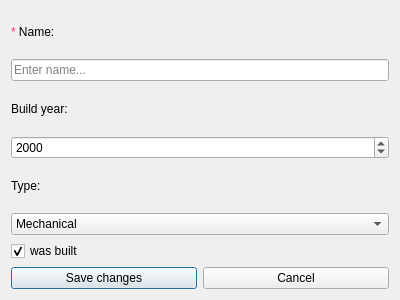
<?xml version="1.0" encoding="UTF-8"?>
<ui version="4.0">
 <class>Edit_computer</class>
 <widget class="QDialog" name="Edit_computer">
  <property name="geometry">
   <rect>
    <x>0</x>
    <y>0</y>
    <width>400</width>
    <height>300</height>
   </rect>
  </property>
  <property name="windowTitle">
   <string>Dialog</string>
  </property>
  <layout class="QHBoxLayout" name="horizontalLayout_2">
   <item>
    <layout class="QVBoxLayout" name="verticalLayout_2">
     <item>
      <layout class="QVBoxLayout" name="verticalLayout">
       <item>
        <widget class="QLabel" name="label_name">
         <property name="text">
          <string>&lt;span style='color:#ff3366'&gt;*&lt;/span&gt; Name:</string>
         </property>
        </widget>
       </item>
       <item>
        <widget class="QLineEdit" name="name_edit">
         <property name="placeholderText">
          <string>Enter name...</string>
         </property>
        </widget>
       </item>
       <item>
        <widget class="QLabel" name="label_year">
         <property name="text">
          <string>Build year:</string>
         </property>
        </widget>
       </item>
       <item>
        <widget class="QDateEdit" name="year_edit">
         <property name="displayFormat">
          <string>yyyy</string>
         </property>
        </widget>
       </item>
       <item>
        <widget class="QLabel" name="label_type">
         <property name="text">
          <string>Type:</string>
         </property>
        </widget>
       </item>
       <item>
        <widget class="QComboBox" name="combo_type">
         <item>
          <property name="text">
           <string>Mechanical</string>
          </property>
         </item>
         <item>
          <property name="text">
           <string>Transistor</string>
          </property>
         </item>
         <item>
          <property name="text">
           <string>Electronic</string>
          </property>
         </item>
        </widget>
       </item>
       <item>
        <widget class="QCheckBox" name="check_was_built">
         <property name="text">
          <string>was built</string>
         </property>
         <property name="checked">
          <bool>true</bool>
         </property>
        </widget>
       </item>
      </layout>
     </item>
     <item>
      <layout class="QHBoxLayout" name="horizontalLayout">
       <item>
        <widget class="QPushButton" name="save_button">
         <property name="text">
          <string>Save changes</string>
         </property>
        </widget>
       </item>
       <item>
        <widget class="QPushButton" name="cancel_button">
         <property name="text">
          <string>Cancel</string>
         </property>
        </widget>
       </item>
      </layout>
     </item>
    </layout>
   </item>
  </layout>
 </widget>
 <resources/>
 <connections/>
</ui>
